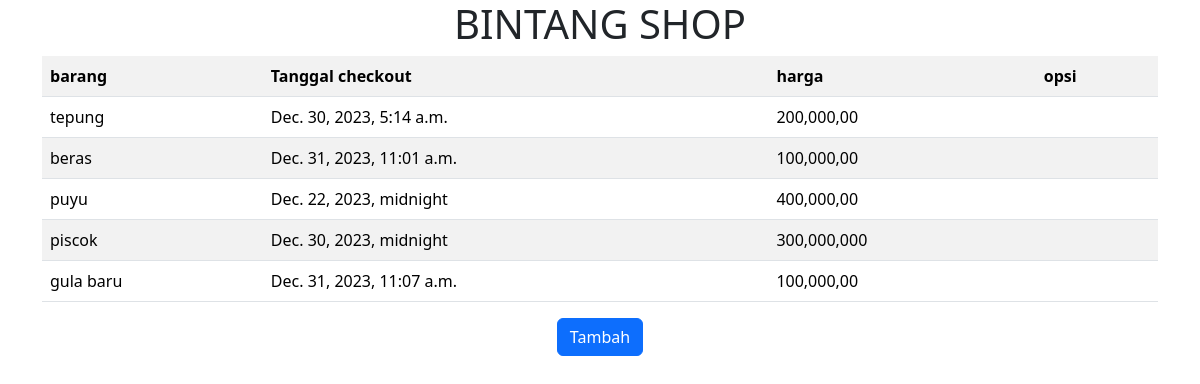
The page /shops/ on the database its author committed.
### shops/models.py (models this page shows, shortened)
class Shop(models.Model):
    barang = models.CharField(max_length=200)
    publish = models.DateTimeField("tanggal beli")
    harga =  models.CharField(max_length=200)

### shops/views.py (the view)
# urls.py: path('', views.index,name='shops.index'),
def index(request) :
    context = {
        'shop_list' : Shop.objects.all()
    }
    return render(request, "shops/index.html", context)

### toko/template/shops/index.html (shortened to what this page needs)
<!DOCTYPE html>
<html lang="en">
  <head>
    {% load bootstrap5 %} {% bootstrap_css %} {% bootstrap_javascript %}
  </head>
  <body>
    <div class="container">
      <center>
        <h1>BINTANG SHOP</h1>
        <table class="table table-striped table-hover">
          <tr>
            <th>barang</th>
            <th>Tanggal checkout</th>
            <th>harga</th>
            <th colspan="2">opsi</th>
          </tr>
          {% if shop_list %} {% for buy in shop_list %}
          <tr>
            <td>{{ buy.barang }}</td>
            <td>{{ buy.publish }}</td>
            <td>{{ buy.harga }}</td>
            <td>
            </td>
            <td>
            </td>
          </tr>
          {% endfor %} {% else %}
          <tr>
            <td colspan="4">"Barang tidak tersedia"</td>
          </tr>
          {% endif %}
        </table>
        <a class="btn btn-primary" href="{% url 'shops.add' %}">Tambah</a>
      </center>
    </div>
  </body>
</html>

### rows shown on the page
Shop: barang "tepung", publish "Dec. 30, 2023, 5:14 a.m.", harga "200,000,00"
Shop: barang "beras", publish "Dec. 31, 2023, 11:01 a.m.", harga "100,000,00"
Shop: barang "puyu", publish "Dec. 22, 2023, midnight", harga "400,000,00"
Shop: barang "piscok", publish "Dec. 30, 2023, midnight", harga "300,000,000"
Shop: barang "gula baru", publish "Dec. 31, 2023, 11:07 a.m.", harga "100,000,00"
